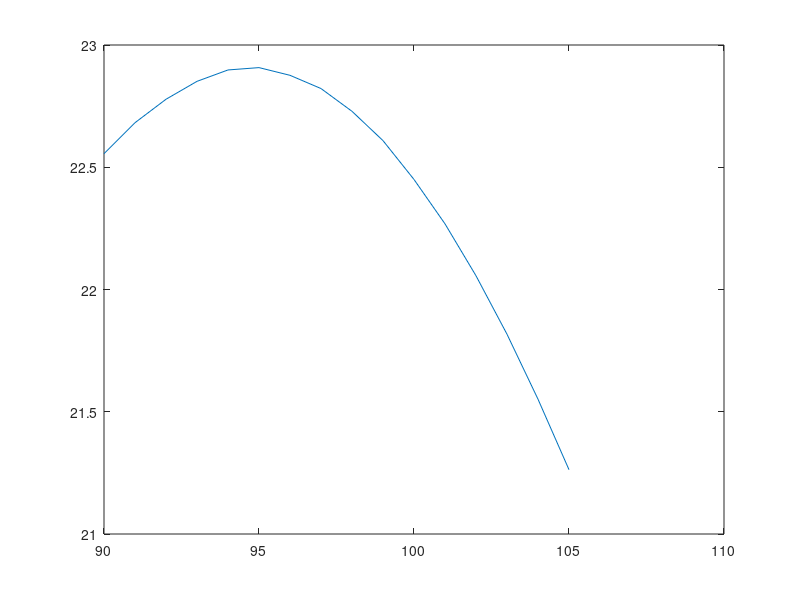

Reproduce this figure in MATLAB.
%Routine 2/5
N=5000;             %number of passersby per day
p=100/N;            %prob. each is a customer
d=365;                %experiment for a year
papers=90:105;    %try buying 90 to 105 papers
prof=90:105;        %size the profit vector and
prof=0*prof;        %initizlie to 0.
sold=prof;              %size the # sold vector
%begin the experiment
for i=1:d               %loop through the year
    sold=0*sold;      %none sold at start of the day
    for k=1:N           %people begin walking
        if rand <=p     %if he/she is a customer
            sold=sold+(sold<=papers); %sell a paper if any are left
        end;            %endif
    end;                %day ends
    prof=prof+.75*sold-0.5*papers; %add in day's profit
end;                    %end year
prof=prof/d;        %average daily profit
plot(papers, prof)  %plot average daily profit
